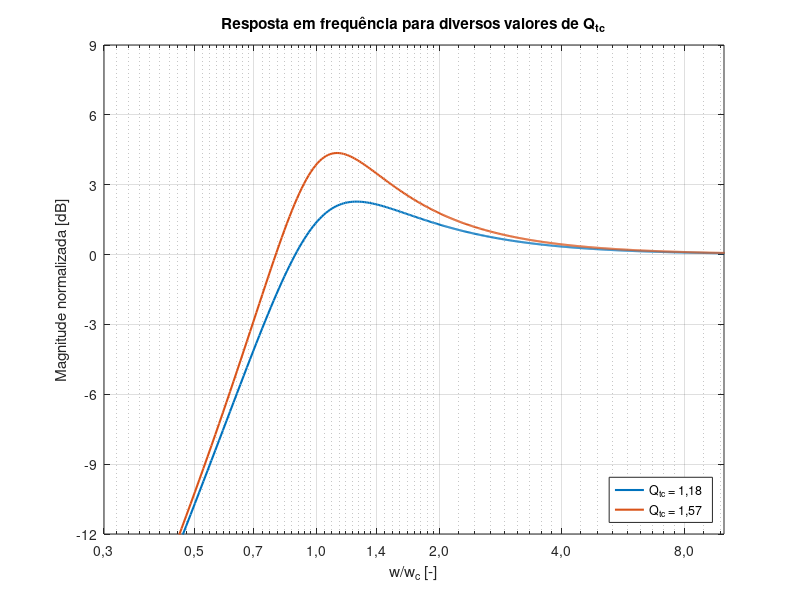
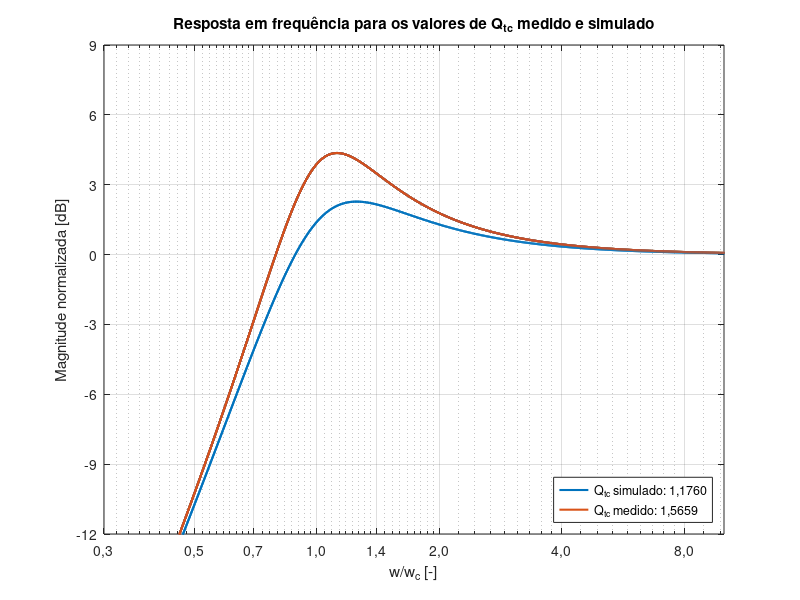

These charts were generated, in order, by the following MATLAB code:
%% resposta

fc = 81.7;
Tc = 1/(2*pi*fc);
wc = 2*pi*fc;
Qtc = [1.176, 1.5659];
f = 20:20000;
w = 2*pi*f;

for i=1:length(Qtc)

	Gjw = (1i.*w).^2 .* Tc^2 ./ ((1i.*w).^2 * Tc^2 + (1i*w*Tc)./Qtc(i) + 1);
    text = sprintf("Q_{tc} = %.2f ", Qtc(i)); text =  strrep(text, '.',',');
	semilogx(w/wc, 20*log10(abs(Gjw)), 'DisplayName', text, 'LineWidth', 1.5); grid on; hold on;
	xlim([0.3 10]), xticks([.3 .5 .7 1 1.4 2 4 8])
    xticklabels({'0,3', '0,5', '0,7', '1,0', '1,4', '2,0', '4,0', '8,0'});
	ylim([-12 9]), yticks([-12 -9 -6 -3 0 3 6 9]),
    yticklabels({'-12', '-9', '-6', '-3', '0', '3', '6', '9'});
    text = sprintf('Q_{tc}: %.4f', Qtc(i));
    title('Resposta em frequência para diversos valores de Q_{tc}')
    xlabel('w/w_c [-]'), ylabel('Magnitude normalizada [dB]')
    legend show
    legend('Location', 'southeast')
end

print(gcf, '-dpng', '-r300', 'Figuras\resposta_measuredQtc.png')

%% deslocamento

fc = 81;
Tc = 1/(2*pi*fc);
Qtc = [.5 .7 1 1.4 2];

for i=1:length(Qtc)

	Xjw = 1 ./ ((1i.*w).^2 * Tc^2 + (1i*w*Tc)./Qtc(i) + 1);
    text = sprintf("Q_{tc} = %.2f ", Qtc(i)); text =  strrep(text, '.',',');
	semilogx(w/wc, 20*log10(abs(Gjw)), 'DisplayName', text, 'LineWidth', 1.5); grid on; hold on;
	xlim([0.3 3]), xticks([.3 .5 .7 1 1.4 2])
    xticklabels({'0,3', '0,5', '0,7', '1,0', '1,4', '2,0'});
	ylim([-12 9]), yticks([-12 -9 -6 -3 0 3 6 9]),
    yticklabels({'-12', '-9', '-6', '-3', '0', '3', '6', '9'});
    text = sprintf('Q_{tc}: %.2f', Qtc(i));
    title('Resposta em frequência para diversos valores de Q_{tc}')
    xlabel('w/w_c [-]'), ylabel('Magnitude normalizada [dB]')
    legend show
    legend('Location', 'southeast')
end

%% plot qtc teorico e medido

fc = 81.7;
Tc = 1/(2*pi*fc);
wc = 2*pi*fc;
Qtc = [1.176, 1.5659];
f = 20:20000;
w = 2*pi*f;

for i=1:length(Qtc)

	Gjw = (1i.*w).^2 .* Tc^2 ./ ((1i.*w).^2 * Tc^2 + (1i*w*Tc)./Qtc(i) + 1);
	semilogx(w/wc, 20*log10(abs(Gjw)), 'DisplayName', text, 'LineWidth', 1.5); grid on; hold on;
	xlim([0.3 10]), xticks([.3 .5 .7 1 1.4 2 4 8])
    xticklabels({'0,3', '0,5', '0,7', '1,0', '1,4', '2,0', '4,0', '8,0'});
	ylim([-12 9]), yticks([-12 -9 -6 -3 0 3 6 9]),
    yticklabels({'-12', '-9', '-6', '-3', '0', '3', '6', '9'});
    if i==1
        text = sprintf('Q_{tc} simulado: %.4f', Qtc(i));
        text = strrep(text, '.',',');
    end
    if i==2
        text2 = sprintf('Q_{tc} medido: %.4f', Qtc(i));
        text2 = strrep(text2, '.',',');
        legend(text, text2, 'Location', 'southeast')
    end
    title({'Resposta em frequência para os valores de Q_{tc} medido e simulado'})
    xlabel('w/w_c [-]'), ylabel('Magnitude normalizada [dB]')
end
print(gcf, '-dpng', '-r300', 'Figuras\resposta_measuredQtc.png')